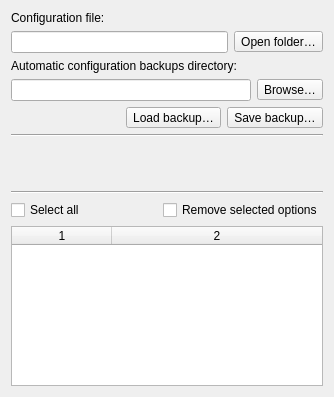
<?xml version="1.0" encoding="UTF-8"?>
<ui version="4.0">
 <class>MaintenanceOptionsPage</class>
 <widget class="QWidget" name="MaintenanceOptionsPage">
  <property name="geometry">
   <rect>
    <x>0</x>
    <y>0</y>
    <width>334</width>
    <height>397</height>
   </rect>
  </property>
  <layout class="QVBoxLayout">
   <item>
    <widget class="QLabel" name="label">
     <property name="text">
      <string>Configuration file:</string>
     </property>
    </widget>
   </item>
   <item>
    <layout class="QHBoxLayout" name="horizontalLayout_3">
     <property name="bottomMargin">
      <number>0</number>
     </property>
     <item>
      <widget class="QLineEdit" name="config_file">
       <property name="readOnly">
        <bool>true</bool>
       </property>
      </widget>
     </item>
     <item>
      <widget class="QToolButton" name="open_folder_button">
       <property name="sizePolicy">
        <sizepolicy hsizetype="Minimum" vsizetype="Fixed">
         <horstretch>0</horstretch>
         <verstretch>0</verstretch>
        </sizepolicy>
       </property>
       <property name="text">
        <string>Open folder…</string>
       </property>
      </widget>
     </item>
    </layout>
   </item>
   <item>
    <widget class="QLabel" name="label_2">
     <property name="text">
      <string>Automatic configuration backups directory:</string>
     </property>
    </widget>
   </item>
   <item>
    <layout class="QHBoxLayout" name="horizontalLayout_6">
     <item>
      <widget class="QLineEdit" name="autobackup_dir"/>
     </item>
     <item>
      <widget class="QToolButton" name="browse_autobackup_dir">
       <property name="sizePolicy">
        <sizepolicy hsizetype="Minimum" vsizetype="Fixed">
         <horstretch>0</horstretch>
         <verstretch>0</verstretch>
        </sizepolicy>
       </property>
       <property name="text">
        <string>Browse…</string>
       </property>
      </widget>
     </item>
    </layout>
   </item>
   <item>
    <layout class="QHBoxLayout" name="horizontalLayout">
     <property name="bottomMargin">
      <number>0</number>
     </property>
     <item>
      <spacer name="horizontalSpacer">
       <property name="orientation">
        <enum>Qt::Horizontal</enum>
       </property>
       <property name="sizeHint" stdset="0">
        <size>
         <width>40</width>
         <height>20</height>
        </size>
       </property>
      </spacer>
     </item>
     <item>
      <widget class="QToolButton" name="load_backup_button">
       <property name="sizePolicy">
        <sizepolicy hsizetype="Minimum" vsizetype="Fixed">
         <horstretch>0</horstretch>
         <verstretch>0</verstretch>
        </sizepolicy>
       </property>
       <property name="text">
        <string>Load backup…</string>
       </property>
      </widget>
     </item>
     <item>
      <widget class="QToolButton" name="save_backup_button">
       <property name="sizePolicy">
        <sizepolicy hsizetype="Minimum" vsizetype="Fixed">
         <horstretch>0</horstretch>
         <verstretch>0</verstretch>
        </sizepolicy>
       </property>
       <property name="text">
        <string>Save backup…</string>
       </property>
      </widget>
     </item>
    </layout>
   </item>
   <item>
    <widget class="Line" name="line_2">
     <property name="orientation">
      <enum>Qt::Horizontal</enum>
     </property>
    </widget>
   </item>
   <item>
    <widget class="QLabel" name="option_counts">
     <property name="sizePolicy">
      <sizepolicy hsizetype="Preferred" vsizetype="Preferred">
       <horstretch>0</horstretch>
       <verstretch>0</verstretch>
      </sizepolicy>
     </property>
     <property name="text">
      <string/>
     </property>
    </widget>
   </item>
   <item>
    <widget class="QLabel" name="description">
     <property name="text">
      <string/>
     </property>
     <property name="alignment">
      <set>Qt::AlignLeading|Qt::AlignLeft|Qt::AlignTop</set>
     </property>
     <property name="wordWrap">
      <bool>true</bool>
     </property>
     <property name="indent">
      <number>0</number>
     </property>
    </widget>
   </item>
   <item>
    <spacer name="verticalSpacer_3">
     <property name="orientation">
      <enum>Qt::Vertical</enum>
     </property>
     <property name="sizeType">
      <enum>QSizePolicy::Fixed</enum>
     </property>
     <property name="sizeHint" stdset="0">
      <size>
       <width>20</width>
       <height>8</height>
      </size>
     </property>
    </spacer>
   </item>
   <item>
    <widget class="Line" name="line">
     <property name="orientation">
      <enum>Qt::Horizontal</enum>
     </property>
    </widget>
   </item>
   <item>
    <layout class="QHBoxLayout" name="horizontalLayout_2">
     <property name="topMargin">
      <number>0</number>
     </property>
     <item>
      <widget class="QCheckBox" name="select_all">
       <property name="text">
        <string>Select all</string>
       </property>
      </widget>
     </item>
     <item>
      <spacer name="horizontalSpacer_2">
       <property name="orientation">
        <enum>Qt::Horizontal</enum>
       </property>
       <property name="sizeHint" stdset="0">
        <size>
         <width>40</width>
         <height>20</height>
        </size>
       </property>
      </spacer>
     </item>
     <item>
      <widget class="QCheckBox" name="enable_cleanup">
       <property name="text">
        <string>Remove selected options</string>
       </property>
      </widget>
     </item>
    </layout>
   </item>
   <item>
    <widget class="QTableWidget" name="tableWidget">
     <property name="sizeAdjustPolicy">
      <enum>QAbstractScrollArea::AdjustToContents</enum>
     </property>
     <property name="editTriggers">
      <set>QAbstractItemView::NoEditTriggers</set>
     </property>
     <property name="columnCount">
      <number>2</number>
     </property>
     <attribute name="horizontalHeaderStretchLastSection">
      <bool>true</bool>
     </attribute>
     <attribute name="verticalHeaderVisible">
      <bool>false</bool>
     </attribute>
     <column/>
     <column/>
    </widget>
   </item>
  </layout>
 </widget>
 <tabstops>
  <tabstop>config_file</tabstop>
  <tabstop>open_folder_button</tabstop>
  <tabstop>autobackup_dir</tabstop>
  <tabstop>browse_autobackup_dir</tabstop>
  <tabstop>load_backup_button</tabstop>
  <tabstop>save_backup_button</tabstop>
  <tabstop>select_all</tabstop>
  <tabstop>enable_cleanup</tabstop>
  <tabstop>tableWidget</tabstop>
 </tabstops>
 <resources/>
 <connections/>
</ui>
